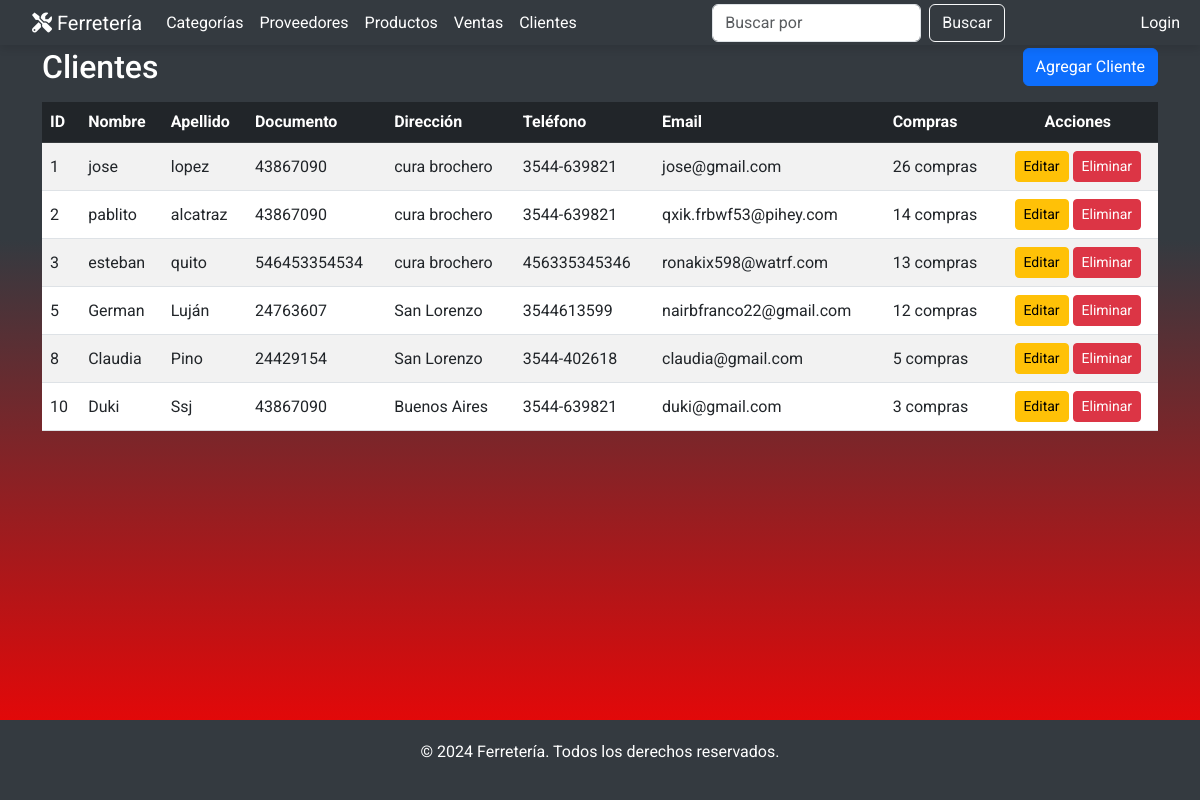
/clientes/, run on the app's committed database.
### miAplicacion/models.py (models this page shows, shortened)
class Cliente(models.Model):
    nombre = models.CharField(max_length=50)
    apellido = models.CharField(max_length=100)
    documento = models.CharField(max_length=50)
    direccion = models.CharField(max_length=200, default='', blank=True)
    telefono = models.CharField(max_length=15)
    email = models.EmailField(default='', blank=True)

### miAplicacion/views.py (the view)
# urls.py: path('clientes/', views.cliente_lista, name='cliente_lista'),
def cliente_lista(request):
    clientes = Cliente.objects.annotate(compras_recientes=Count('venta'))
    return render(request, 'clientes/cliente_lista.html', {'clientes': clientes})

### miAplicacion/templates/clientes/cliente_lista.html (shortened to what this page needs)
{% extends 'base.html' %}
{% block content %}
<div class="container my-5">
    <div class="d-flex justify-content-between align-items-center mb-3">
        <h2 class="mb-0">Clientes</h2>
        <a href="{% url 'cliente_agregar' %}" class="btn btn-primary">Agregar Cliente</a>
    </div>
    <div class="table-responsive">
        <table class="table table-striped table-hover align-middle">
            <thead class="table-dark">
                <tr>
                    <th>ID</th>
                    <th>Nombre</th>
                    <th>Apellido</th>
                    <th>Documento</th>
                    <th>Dirección</th>
                    <th>Teléfono</th>
                    <th>Email</th>
                    <th>Compras</th>
                    <th class="text-center">Acciones</th>
                </tr>
            </thead>
            <tbody>
                {% for cliente in clientes %}
                <tr onclick="window.location='{% url 'cliente_compras' cliente.id %}'">
                    <td>{{ cliente.id }}</td>
                    <td>{{ cliente.nombre }}</td>
                    <td>{{ cliente.apellido }}</td>
                    <td>{{ cliente.documento }}</td>
                    <td>{{ cliente.direccion }}</td>
                    <td>{{ cliente.telefono }}</td>
                    <td>{{ cliente.email }}</td>
                    <td>{{ cliente.compras_recientes }} compras</td>
                    <td class="text-center">
                        <a href="{% url 'cliente_editar' cliente.id %}" class="btn btn-warning btn-sm">Editar</a>
                        <a href="{% url 'cliente_eliminar' cliente.id %}" class="btn btn-danger btn-sm">Eliminar</a>
                    </td>
                </tr>
                {% endfor %}
            </tbody>
        </table>
    </div>
</div>
{% endblock %}

### miAplicacion/templates/base.html (style rules this page uses)
html, body { margin: 0; padding: 0; height: 100%; }
body { font-family: 'Roboto', sans-serif; background-color: #f8f9fa; color: #333; display: flex; flex-direction: column; min-height: 100vh; }

### data on the page
Cliente: id "1", nombre "jose", apellido "lopez", documento "43867090", direccion "cura brochero", telefono "3544-639821", email "jose@gmail.com", compras_recientes "26"
Cliente: id "2", nombre "pablito", apellido "alcatraz", documento "43867090", direccion "cura brochero", telefono "3544-639821", email "qxik.frbwf53@pihey.com", compras_recientes "14"
Cliente: id "3", nombre "esteban", apellido "quito", documento "546453354534", direccion "cura brochero", telefono "456335345346", email "ronakix598@watrf.com", compras_recientes "13"
Cliente: id "5", nombre "German", apellido "Luján", documento "24763607", direccion "San Lorenzo", telefono "3544613599", email "nairbfranco22@gmail.com", compras_recientes "12"
Cliente: id "8", nombre "Claudia", apellido "Pino", documento "24429154", direccion "San Lorenzo", telefono "3544-402618", email "claudia@gmail.com", compras_recientes "5"
Cliente: id "10", nombre "Duki", apellido "Ssj", documento "43867090", direccion "Buenos Aires", telefono "3544-639821", email "duki@gmail.com", compras_recientes "3"
